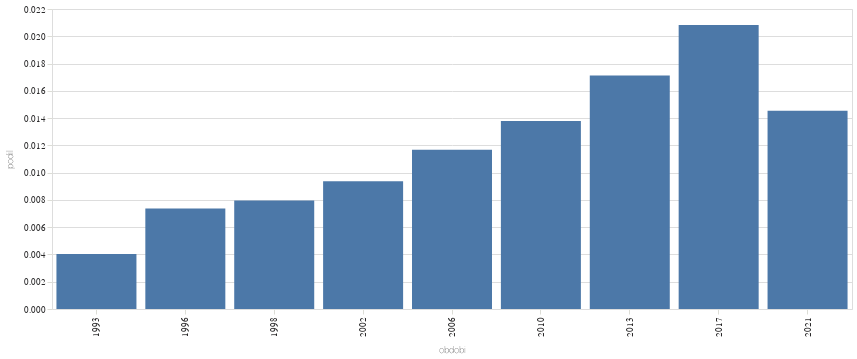

Here is the notebook cell this chart was saved with:
### Code cell
graf_vyvoje("hluk",epocha="obdobi")

### Figure 1 — Vega-Lite specification as saved in the notebook (floating-point values rounded to 4 significant figures)
{"config": {"title": {"font": "Noticia Text", "fontSize": 11.5, "anchor": "start", "lineHeight": 19, "fontWeight": "bolder", "subtitleFont": "Noticia Text", "subtitleFontSize": 10, "subtitleLineHeight": 15, "subtitlePadding": 10, "dy": -10, "color": "#292829", "subtitleColor": "#292829"}, "axis": {"labelFont": "Asap", "titleFont": "Asap", "fontWeight": "lighter", "titleFontWeight": "lighter", "labelFontSize": 9, "titleFontSize": 9, "labelPadding": 2, "titlePadding": 9, "domainOpacity": 0, "tickColor": "#DCDDD6", "labelColor": "#292829"}, "legend": {"labelFont": "Asap", "labelFontWeight": "normal", "titleFont": "Asap", "titleFontWeight": "normal", "labelFontSize": 9, "titleFontSize": 9, "labelColor": "#292829"}}, "data": {"name": "data-dd44877d6a68993d11cd18319f2afe7a"}, "mark": {"type": "bar"}, "encoding": {"x": {"field": "obdobi", "type": "nominal"}, "y": {"field": "podil", "type": "quantitative"}}, "width": 800, "$schema": "https://vega.github.io/schema/vega-lite/v5.8.0.json", "datasets": {"data-dd44877d6a68993d11cd18319f2afe7a": [{"id": 121, "obdobi": 1993, "id_right": 29982, "podil": 0.004036}, {"id": 227, "obdobi": 1996, "id_right": 30803, "podil": 0.007369}, {"id": 642, "obdobi": 1998, "id_right": 80691, "podil": 0.007956}, {"id": 770, "obdobi": 2002, "id_right": 82166, "podil": 0.009371}, {"id": 671, "obdobi": 2006, "id_right": 57418, "podil": 0.01169}, {"id": 640, "obdobi": 2010, "id_right": 46416, "podil": 0.01379}, {"id": 1436, "obdobi": 2013, "id_right": 83854, "podil": 0.01713}, {"id": 1894, "obdobi": 2017, "id_right": 90923, "podil": 0.02083}, {"id": 1206, "obdobi": 2021, "id_right": 82903, "podil": 0.01455}]}}
